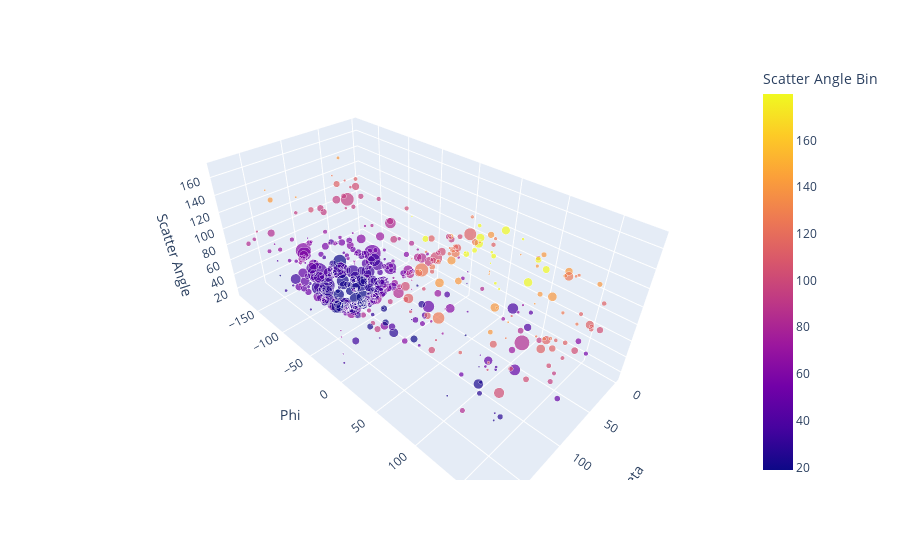

Here is the notebook cell this chart was saved with:
### Code cell
#px.scatter_3d(df_sampled, x='Theta Bin', y='Phi Bin', z='Scatter Angle Bin')
px.scatter_3d(df_sampled, x='Theta', y='Phi', z='Scatter Angle', color = 'Scatter Angle Bin', size = 'Path Length (cm)')

### Figure 1 — Plotly figure (JSON) as saved in the notebook; plotly's stock layout.template omitted (floating-point values rounded to 4 significant figures; data arrays with more than 128 entries replaced by an {"elided": "..."} marker saying what was removed)
{"data": [{"hovertemplate": "Theta=%{x}<br>Phi=%{y}<br>Scatter Angle=%{z}<br>Path Length (cm)=%{marker.size}<br>Scatter Angle Bin=%{marker.color}<extra></extra>", "legendgroup": "", "marker": {"color": {"elided": "500 float values"}, "coloraxis": "coloraxis", "size": {"elided": "500 float values"}, "sizemode": "area", "sizeref": 0.03625, "symbol": "circle"}, "mode": "markers", "name": "", "scene": "scene", "showlegend": false, "type": "scatter3d", "x": {"elided": "500 float values"}, "y": {"elided": "500 float values"}, "z": {"elided": "500 float values"}}], "layout": {"coloraxis": {"colorbar": {"title": {"text": "Scatter Angle Bin"}}, "colorscale": [[0, "#0d0887"], [0.1111, "#46039f"], [0.2222, "#7201a8"], [0.3333, "#9c179e"], [0.4444, "#bd3786"], [0.5556, "#d8576b"], [0.6667, "#ed7953"], [0.7778, "#fb9f3a"], [0.8889, "#fdca26"], [1, "#f0f921"]]}, "legend": {"itemsizing": "constant", "tracegroupgap": 0}, "margin": {"t": 60}, "scene": {"domain": {"x": [0, 1], "y": [0, 1]}, "xaxis": {"title": {"text": "Theta"}}, "yaxis": {"title": {"text": "Phi"}}, "zaxis": {"title": {"text": "Scatter Angle"}}}}}
